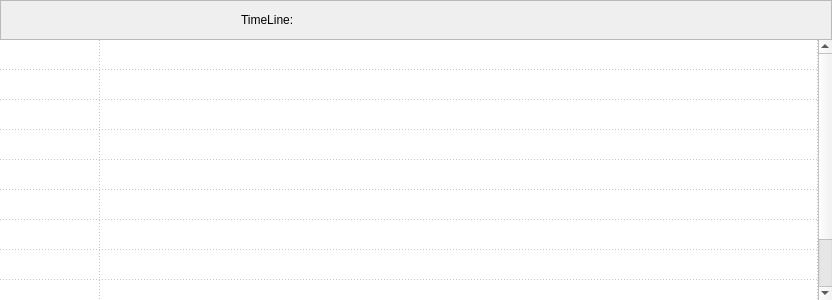
<?xml version="1.0" encoding="UTF-8"?>
<ui version="4.0">
 <class>ChannelTableItem</class>
 <widget class="QWidget" name="ChannelTableItem">
  <property name="geometry">
   <rect>
    <x>0</x>
    <y>0</y>
    <width>832</width>
    <height>300</height>
   </rect>
  </property>
  <property name="windowTitle">
   <string>Form</string>
  </property>
  <layout class="QVBoxLayout" name="verticalLayout">
   <property name="spacing">
    <number>0</number>
   </property>
   <property name="leftMargin">
    <number>0</number>
   </property>
   <property name="topMargin">
    <number>0</number>
   </property>
   <property name="rightMargin">
    <number>0</number>
   </property>
   <property name="bottomMargin">
    <number>0</number>
   </property>
   <item>
    <widget class="QFrame" name="frame">
     <property name="minimumSize">
      <size>
       <width>0</width>
       <height>40</height>
      </size>
     </property>
     <property name="maximumSize">
      <size>
       <width>16777215</width>
       <height>40</height>
      </size>
     </property>
     <property name="frameShape">
      <enum>QFrame::StyledPanel</enum>
     </property>
     <property name="frameShadow">
      <enum>QFrame::Raised</enum>
     </property>
     <layout class="QHBoxLayout" name="horizontalLayout_2" stretch="0,1,0">
      <property name="spacing">
       <number>0</number>
      </property>
      <property name="leftMargin">
       <number>0</number>
      </property>
      <property name="topMargin">
       <number>0</number>
      </property>
      <property name="rightMargin">
       <number>0</number>
      </property>
      <property name="bottomMargin">
       <number>0</number>
      </property>
      <item>
       <widget class="QLabel" name="label_2">
        <property name="minimumSize">
         <size>
          <width>98</width>
          <height>0</height>
         </size>
        </property>
        <property name="maximumSize">
         <size>
          <width>98</width>
          <height>16777215</height>
         </size>
        </property>
        <property name="text">
         <string>TimeLine:</string>
        </property>
       </widget>
      </item>
      <item>
       <layout class="QHBoxLayout" name="timeLineLayout">
        <property name="spacing">
         <number>0</number>
        </property>
       </layout>
      </item>
      <item>
       <widget class="QLabel" name="aa">
        <property name="minimumSize">
         <size>
          <width>12</width>
          <height>0</height>
         </size>
        </property>
        <property name="maximumSize">
         <size>
          <width>12</width>
          <height>16777215</height>
         </size>
        </property>
        <property name="text">
         <string/>
        </property>
       </widget>
      </item>
     </layout>
    </widget>
   </item>
   <item>
    <widget class="QTableWidget" name="tableWidget">
     <property name="focusPolicy">
      <enum>Qt::NoFocus</enum>
     </property>
     <property name="frameShape">
      <enum>QFrame::NoFrame</enum>
     </property>
     <property name="verticalScrollBarPolicy">
      <enum>Qt::ScrollBarAlwaysOn</enum>
     </property>
     <property name="horizontalScrollBarPolicy">
      <enum>Qt::ScrollBarAlwaysOff</enum>
     </property>
     <property name="autoScroll">
      <bool>true</bool>
     </property>
     <property name="autoScrollMargin">
      <number>0</number>
     </property>
     <property name="editTriggers">
      <set>QAbstractItemView::NoEditTriggers</set>
     </property>
     <property name="showDropIndicator" stdset="0">
      <bool>true</bool>
     </property>
     <property name="dragDropOverwriteMode">
      <bool>false</bool>
     </property>
     <property name="selectionMode">
      <enum>QAbstractItemView::NoSelection</enum>
     </property>
     <property name="selectionBehavior">
      <enum>QAbstractItemView::SelectRows</enum>
     </property>
     <property name="showGrid">
      <bool>true</bool>
     </property>
     <property name="gridStyle">
      <enum>Qt::DotLine</enum>
     </property>
     <property name="cornerButtonEnabled">
      <bool>false</bool>
     </property>
     <property name="rowCount">
      <number>10</number>
     </property>
     <attribute name="horizontalHeaderVisible">
      <bool>false</bool>
     </attribute>
     <attribute name="horizontalHeaderStretchLastSection">
      <bool>true</bool>
     </attribute>
     <attribute name="verticalHeaderVisible">
      <bool>false</bool>
     </attribute>
     <attribute name="verticalHeaderHighlightSections">
      <bool>true</bool>
     </attribute>
     <row>
      <property name="text">
       <string>新建行</string>
      </property>
     </row>
     <row>
      <property name="text">
       <string>新建行</string>
      </property>
     </row>
     <row>
      <property name="text">
       <string>新建行</string>
      </property>
     </row>
     <row>
      <property name="text">
       <string>新建行</string>
      </property>
     </row>
     <row>
      <property name="text">
       <string>新建行</string>
      </property>
     </row>
     <row>
      <property name="text">
       <string>新建行</string>
      </property>
     </row>
     <row>
      <property name="text">
       <string>新建行</string>
      </property>
     </row>
     <row>
      <property name="text">
       <string>新建行</string>
      </property>
     </row>
     <row>
      <property name="text">
       <string>新建行</string>
      </property>
     </row>
     <row>
      <property name="text">
       <string>新建行</string>
      </property>
     </row>
     <column>
      <property name="text">
       <string>Channel</string>
      </property>
     </column>
     <column>
      <property name="text">
       <string>Chart</string>
      </property>
     </column>
    </widget>
   </item>
  </layout>
 </widget>
 <resources/>
 <connections/>
</ui>
